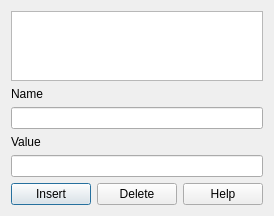
              <widget class="QWidget" name="sesvariablesm4">
               <property name="geometry">
                <rect>
                 <x>0</x>
                 <y>0</y>
                 <width>257</width>
                 <height>211</height>
                </rect>
               </property>
               <attribute name="label">
                <string>SES Variables</string>
               </attribute>
               <layout class="QVBoxLayout" name="verticalLayoutm62">
                <item>
                 <widget class="QTableView" name="tvsesvariableviewm4">
                  <property name="dragDropOverwriteMode">
                   <bool>false</bool>
                  </property>
                  <property name="alternatingRowColors">
                   <bool>true</bool>
                  </property>
                  <property name="selectionMode">
                   <enum>QAbstractItemView::MultiSelection</enum>
                  </property>
                  <property name="selectionBehavior">
                   <enum>QAbstractItemView::SelectRows</enum>
                  </property>
                  <property name="sortingEnabled">
                   <bool>true</bool>
                  </property>
                 </widget>
                </item>
                <item>
                 <widget class="QLabel" name="lsesvariablenamem4">
                  <property name="text">
                   <string>Name</string>
                  </property>
                 </widget>
                </item>
                <item>
                 <widget class="QLineEdit" name="lesesvariablenamem4"/>
                </item>
                <item>
                 <widget class="QLabel" name="lsesvariablevaluem4">
                  <property name="text">
                   <string>Value</string>
                  </property>
                 </widget>
                </item>
                <item>
                 <widget class="QLineEdit" name="lesesvariablevaluem4"/>
                </item>
                <item>
                 <layout class="QHBoxLayout" name="sesvariablesshm4">
                  <item>
                   <widget class="QPushButton" name="bsesvariableinsertm4">
                    <property name="text">
                     <string>Insert</string>
                    </property>
                    <property name="icon">
                     <iconset resource="icons.qrc">
                      <normaloff>:/icons/ieditadd.png</normaloff>:/icons/ieditadd.png</iconset>
                    </property>
                    <property name="default">
                     <bool>true</bool>
                    </property>
                   </widget>
                  </item>
                  <item>
                   <widget class="QPushButton" name="bsesvariabledeletem4">
                    <property name="text">
                     <string>Delete</string>
                    </property>
                    <property name="icon">
                     <iconset resource="icons.qrc">
                      <normaloff>:/icons/ieditdelete.png</normaloff>:/icons/ieditdelete.png</iconset>
                    </property>
                   </widget>
                  </item>
                  <item>
                   <widget class="QPushButton" name="bsesvariablehelpm4">
                    <property name="text">
                     <string>Help</string>
                    </property>
                    <property name="icon">
                     <iconset resource="icons.qrc">
                      <normaloff>:/icons/ihelp.png</normaloff>:/icons/ihelp.png</iconset>
                    </property>
                   </widget>
                  </item>
                 </layout>
                </item>
               </layout>
              </widget>
